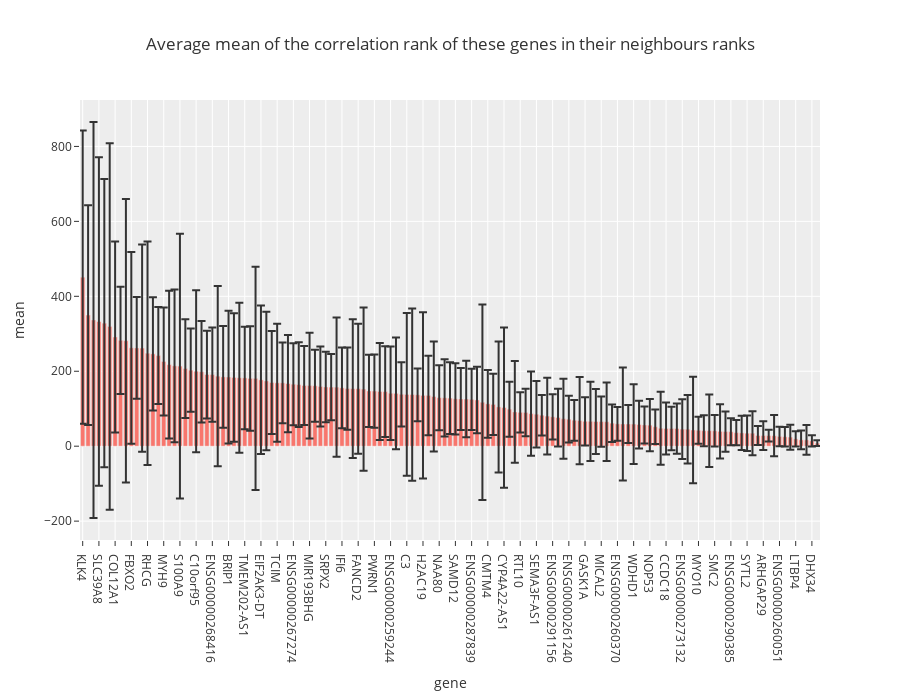

Notebook cell for this chart:
### Code cell
rank_stats = compute_rank_ctrl(idx=3, ctrl_exps=ctrls, figures_path=figures_path)

metric = "mean"
rank_stats.sort_values(by=metric, ascending=False, inplace=True)
rank_stats["max_b"] = sel_com_genes["max_b"].astype(str)
fig = px.bar(
    rank_stats.reset_index(),
    x="gene",
    y=metric,
    error_y="std",
    hover_data="gene",
    title=f"Average {metric} of the correlation rank of these genes in their neighbours ranks",
)
fig.update_layout(height=700)

### Figure 1 — Plotly figure (JSON) as saved in the notebook; plotly's stock layout.template omitted (floating-point values rounded to 4 significant figures; data arrays with more than 128 entries replaced by an {"elided": "..."} marker saying what was removed)
{"data": [{"alignmentgroup": "True", "error_y": {"array": {"elided": "137 float values"}}, "hovertemplate": "gene=%{x}<br>mean=%{y}<extra></extra>", "legendgroup": "", "marker": {"color": "#F8766D", "pattern": {"shape": ""}}, "name": "", "offsetgroup": "", "orientation": "v", "showlegend": false, "textposition": "auto", "type": "bar", "x": {"elided": "137 str values"}, "xaxis": "x", "y": {"elided": "137 float values"}, "yaxis": "y"}], "layout": {"barmode": "relative", "height": 700, "legend": {"tracegroupgap": 0}, "title": {"text": "Average mean of the correlation rank of these genes in their neighbours ranks"}, "xaxis": {"anchor": "y", "domain": [0, 1], "title": {"text": "gene"}}, "yaxis": {"anchor": "x", "domain": [0, 1], "title": {"text": "mean"}}}}
